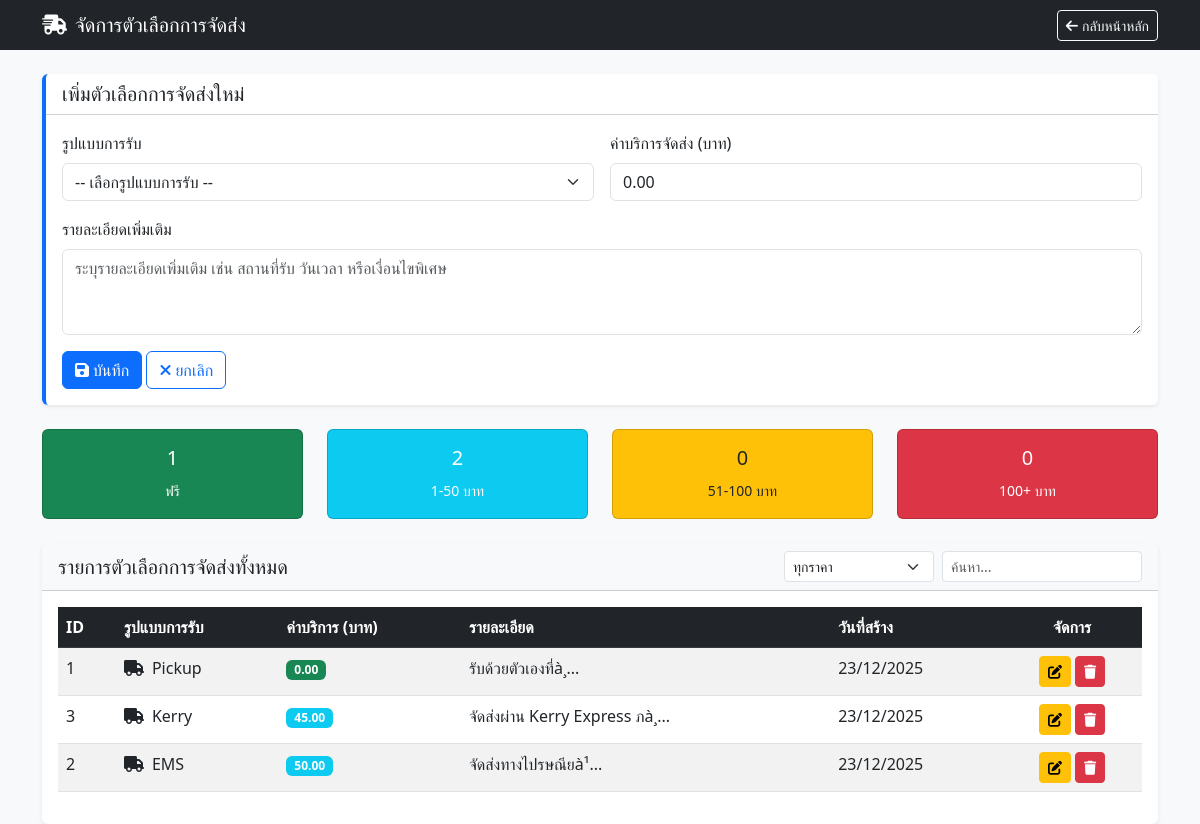
The app's page /manage_shipping_options.php with its own data.
### tables this page shows
CREATE TABLE IF NOT EXISTS SHIPPING_OPTION (
    shipping_id INT AUTO_INCREMENT PRIMARY KEY,
    type VARCHAR(50) NOT NULL,
    cost DECIMAL(6,2) NOT NULL DEFAULT 0.00,
    detail TEXT,
    created_at TIMESTAMP DEFAULT CURRENT_TIMESTAMP
);

### manage_shipping_options.php (the view, shortened to what this page needs)
<?php require 'db.php'; ?>
<!DOCTYPE html>
<html lang="th">
<head>
    <link href="https://cdn.jsdelivr.net/npm/bootstrap@5.3.0/dist/css/bootstrap.min.css" rel="stylesheet">
    <link rel="stylesheet" href="https://cdnjs.cloudflare.com/ajax/libs/font-awesome/6.4.0/css/all.min.css">
</head>
<body class="bg-light">
    <nav class="navbar navbar-dark bg-dark mb-4">
        <div class="container">
            <span class="navbar-brand mb-0 h1"><i class="fa-solid fa-truck-fast me-2"></i>จัดการตัวเลือกการจัดส่ง</span>
            <a href="admin_index.php" class="btn btn-outline-light btn-sm">
                <i class="fa-solid fa-arrow-left me-1"></i>กลับหน้าหลัก
            </a>
        </div>
    </nav>
    <div class="container">
        <div class="card border-0 shadow-sm mb-4 border-start border-primary border-4">
            <div class="card-header bg-white">
                <h5 class="mb-0" id="form-title">เพิ่มตัวเลือกการจัดส่งใหม่</h5>
            </div>
            <div class="card-body">
                <form id="shipping-form" action="crud_shipping_option.php" method="POST">
                    <div class="row g-3">
                        <div class="col-md-6">
                            <label class="form-label">รูปแบบการรับ</label>
                            <select name="type" id="type" class="form-select" required>
                                <option value="">-- เลือกรูปแบบการรับ --</option>
                            </select>
                        </div>
                        <div class="col-md-6">
                            <label class="form-label">ค่าบริการจัดส่ง (บาท)</label>
                            <input type="number" step="0.01" name="cost" id="cost" class="form-control" value="0.00" min="0" required>
                        </div>
                        <div class="col-12">
                            <label class="form-label">รายละเอียดเพิ่มเติม</label>
                            <textarea name="detail" id="detail" class="form-control" rows="3" placeholder="ระบุรายละเอียดเพิ่มเติม เช่น สถานที่รับ วันเวลา หรือเงื่อนไขพิเศษ"></textarea>
                        </div>
                    </div>
                    <div class="mt-3">
                        <button type="submit" class="btn btn-primary" id="submit-btn">
                            <i class="fa-solid fa-save me-1"></i>บันทึก
                        </button>
                        <button type="button" class="btn btn-outline-primary" onclick="resetForm()">
                            <i class="fa-solid fa-times me-1"></i>ยกเลิก
                        </button>
                    </div>
                </form>
            </div>
        </div>
        <div class="row mb-4">
            <div class="col-md-3">
                <div class="card bg-success text-white">
                    <div class="card-body text-center">
                        <h5>
                            <?php
                            $count = $pdo->query("SELECT COUNT(*) FROM SHIPPING_OPTION WHERE cost = 0")->fetchColumn();
                            echo number_format($count);
                            ?>
                        </h5>
                        <small>ฟรี</small>
                    </div>
                </div>
            </div>
            <div class="col-md-3">
                <div class="card bg-info text-white">
                    <div class="card-body text-center">
                        <h5>
                            <?php
                            $count = $pdo->query("SELECT COUNT(*) FROM SHIPPING_OPTION WHERE cost > 0 AND cost <= 50")->fetchColumn();
                            echo number_format($count);
                            ?>
                        </h5>
                        <small>1-50 บาท</small>
                    </div>
                </div>
            </div>
            <div class="col-md-3">
                <div class="card bg-warning text-dark">
                    <div class="card-body text-center">
                        <h5>
                            <?php
                            $count = $pdo->query("SELECT COUNT(*) FROM SHIPPING_OPTION WHERE cost > 50 AND cost <= 100")->fetchColumn();
                            echo number_format($count);
                            ?>
                        </h5>
                        <small>51-100 บาท</small>
                    </div>
                </div>
            </div>
            <div class="col-md-3">
                <div class="card bg-danger text-white">
                    <div class="card-body text-center">
                        <h5>
                            <?php
                            $count = $pdo->query("SELECT COUNT(*) FROM SHIPPING_OPTION WHERE cost > 100")->fetchColumn();
                            echo number_format($count);
                            ?>
                        </h5>
                        <small>100+ บาท</small>
                    </div>
                </div>
            </div>
        </div>
        <div class="card border-0 shadow-sm">
            <div class="card-header bg-light d-flex justify-content-between align-items-center">
                <h5 class="mb-0">รายการตัวเลือกการจัดส่งทั้งหมด</h5>
                <div class="d-flex gap-2">
                    <select class="form-select form-select-sm" id="cost-filter" style="width: 150px;">
                        <option value="">ทุกราคา</option>
                    </select>
                    <input type="text" class="form-control form-control-sm" placeholder="ค้นหา..." id="search-input" style="width: 200px;">
                </div>
            </div>
            <div class="card-body">
                <div class="table-responsive">
                    <table class="table table-striped table-hover">
                        <thead class="table-dark">
                            <tr>
                                <th>ID</th>
                                <th>รูปแบบการรับ</th>
                                <th>ค่าบริการ (บาท)</th>
                                <th>รายละเอียด</th>
                                <th>วันที่สร้าง</th>
                                <th class="text-center">จัดการ</th>
                            </tr>
                        </thead>
                        <tbody id="shipping-table">
                            <?php
                            try {
                                $shippings = $pdo->query("SELECT * FROM SHIPPING_OPTION ORDER BY cost, type")->fetchAll();
                                foreach ($shippings as $ship) {
                                    $costClass = match(true) {
                                        $ship['cost'] == 0 => 'bg-success',
                                        $ship['cost'] <= 50 => 'bg-info',
                                        $ship['cost'] <= 100 => 'bg-warning text-dark',
                                        default => 'bg-danger'
                                    };
                                    $costCategory = match(true) {
                                        $ship['cost'] == 0 => 'free',
                                        $ship['cost'] <= 50 => 'low',
                                        $ship['cost'] <= 100 => 'medium',
                                        default => 'high'
                                    };
                                    echo "<tr data-cost-category='{$costCategory}'>";
                                    echo "<td>{$ship['shipping_id']}</td>";
                                    echo "<td>";
                                    echo "<i class='fa-solid fa-truck me-2'></i>";
                                    echo "{$ship['type']}";
                                    echo "</td>";
                                    echo "<td><span class='badge {$costClass}'>" . number_format($ship['cost'], 2) . "</span></td>";
                                    echo "<td>" . (isset($ship['detail']) && strlen($ship['detail']) > 50 ? substr($ship['detail'], 0, 50) . '...' : (isset($ship['detail']) ? $ship['detail'] : '-')) . "</td>";
                                    echo "<td>" . (isset($ship['created_at']) ? date('d/m/Y', strtotime($ship['created_at'])) : '-') . "</td>";
                                    echo "<td class='text-center'>";
                                    echo "<button class='btn btn-sm btn-warning me-1' onclick='editShipping({$ship['shipping_id']})'>";
                                    echo "<i class='fa-solid fa-edit'></i></button>";
                                    echo "<button class='btn btn-sm btn-danger' onclick='deleteShipping({$ship['shipping_id']})'>";
                                    echo "<i class='fa-solid fa-trash'></i></button>";
                                    echo "</td>";
                                    echo "</tr>";
                                }
                            } catch (PDOException $e) {
                                echo "<tr><td colspan='6' class='text-center text-muted'>ไม่มีข้อมูล</td></tr>";
                            }
                            ?>
                        </tbody>
                    </table>
                </div>
            </div>
        </div>
    </div>
</body>
</html>

### records on screen
shipping_option: shipping_id "1", type "Pickup", cost "0.00", detail "รับด้วยตัวเองที่à¸", created_at "23/12/2025"
shipping_option: shipping_id "3", type "Kerry", cost "45.00", detail "จัดส่งผ่าน Kerry Express ภà¸", created_at "23/12/2025"
shipping_option: shipping_id "2", type "EMS", cost "50.00", detail "จัดส่งทางไปรษณียà¹", created_at "23/12/2025"

### other values on screen
$count "1"
$count "2"
$count "0"
